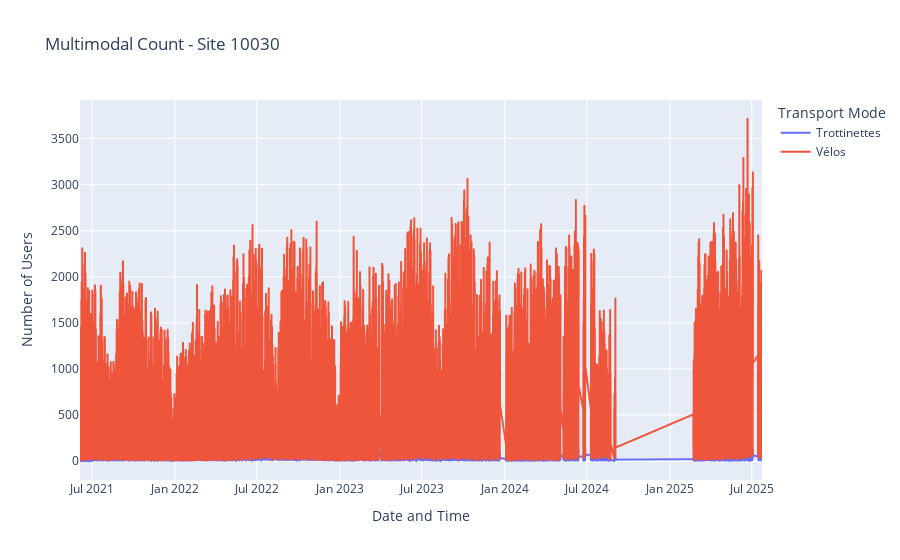
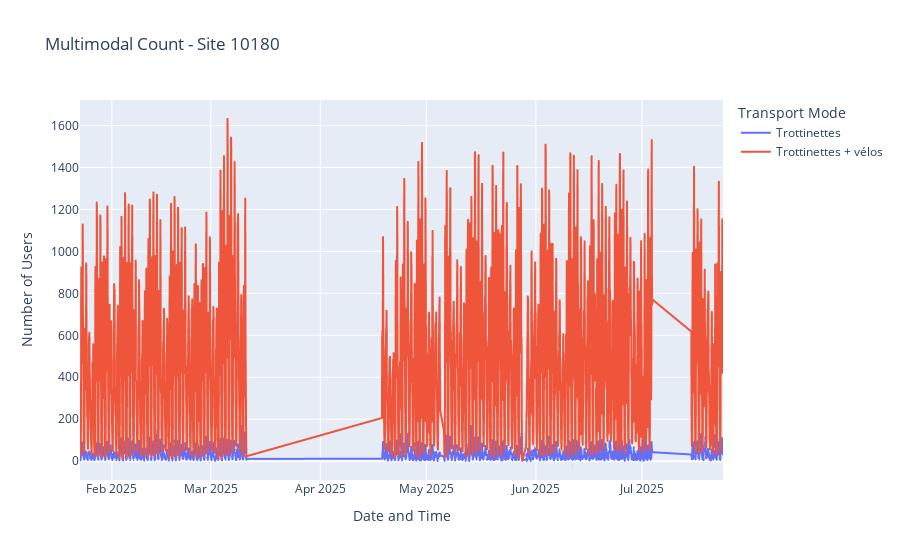

These figures' notebook cell, in order:
### Code cell
df_plot = (
    df_processed.groupby(["id_site", "t_paris", "mode"])["nb_usagers"]
    .sum()
    .reset_index()
)
display(df_plot.head())

# Display the chart for each site
for site in df_processed["id_site"].unique():
    plot_multimodal_site(df_processed, site).show()

### Figure 1 — Plotly figure (JSON) as saved in the notebook; plotly's stock layout.template omitted (floating-point values rounded to 4 significant figures; data arrays with more than 128 entries replaced by an {"elided": "..."} marker saying what was removed)
{"data": [{"hovertemplate": "Transport Mode=Trottinettes<br>Date and Time=%{x}<br>Number of Users=%{y}<extra></extra>", "legendgroup": "Trottinettes", "line": {"color": "#636efa", "dash": "solid"}, "marker": {"symbol": "circle"}, "mode": "lines", "name": "Trottinettes", "showlegend": true, "type": "scattergl", "x": {"elided": "27955 str values"}, "xaxis": "x", "y": {"elided": "27955 int values"}, "yaxis": "y"}, {"hovertemplate": "Transport Mode=Vélos<br>Date and Time=%{x}<br>Number of Users=%{y}<extra></extra>", "legendgroup": "Vélos", "line": {"color": "#EF553B", "dash": "solid"}, "marker": {"symbol": "circle"}, "mode": "lines", "name": "Vélos", "showlegend": true, "type": "scattergl", "x": {"elided": "27960 str values"}, "xaxis": "x", "y": {"elided": "27960 int values"}, "yaxis": "y"}], "layout": {"legend": {"title": {"text": "Transport Mode"}, "tracegroupgap": 0}, "title": {"text": "Multimodal Count - Site 10030"}, "xaxis": {"anchor": "y", "domain": [0, 1], "title": {"text": "Date and Time"}}, "yaxis": {"anchor": "x", "domain": [0, 1], "title": {"text": "Number of Users"}}}}

### Figure 2 — Plotly figure (JSON) as saved in the notebook; plotly's stock layout.template omitted (floating-point values rounded to 4 significant figures; data arrays with more than 128 entries replaced by an {"elided": "..."} marker saying what was removed)
{"data": [{"hovertemplate": "Transport Mode=Trottinettes<br>Date and Time=%{x}<br>Number of Users=%{y}<extra></extra>", "legendgroup": "Trottinettes", "line": {"color": "#636efa", "dash": "solid"}, "marker": {"symbol": "circle"}, "mode": "lines", "name": "Trottinettes", "showlegend": true, "type": "scattergl", "x": {"elided": "3125 str values"}, "xaxis": "x", "y": {"elided": "3125 int values"}, "yaxis": "y"}, {"hovertemplate": "Transport Mode=Trottinettes + vélos<br>Date and Time=%{x}<br>Number of Users=%{y}<extra></extra>", "legendgroup": "Trottinettes + vélos", "line": {"color": "#EF553B", "dash": "solid"}, "marker": {"symbol": "circle"}, "mode": "lines", "name": "Trottinettes + vélos", "showlegend": true, "type": "scattergl", "x": {"elided": "3127 str values"}, "xaxis": "x", "y": {"elided": "3127 int values"}, "yaxis": "y"}], "layout": {"legend": {"title": {"text": "Transport Mode"}, "tracegroupgap": 0}, "title": {"text": "Multimodal Count - Site 10180"}, "xaxis": {"anchor": "y", "domain": [0, 1], "title": {"text": "Date and Time"}}, "yaxis": {"anchor": "x", "domain": [0, 1], "title": {"text": "Number of Users"}}}}
